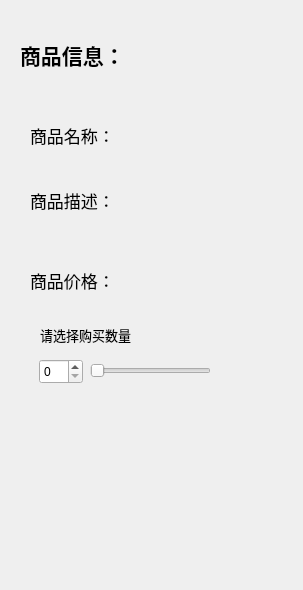
<?xml version="1.0" encoding="UTF-8"?>
<ui version="4.0">
 <class>buyWidget</class>
 <widget class="QDialog" name="buyWidget">
  <property name="geometry">
   <rect>
    <x>0</x>
    <y>0</y>
    <width>303</width>
    <height>590</height>
   </rect>
  </property>
  <property name="windowTitle">
   <string>Dialog</string>
  </property>
  <widget class="QSpinBox" name="spinBox">
   <property name="geometry">
    <rect>
     <x>39</x>
     <y>359</y>
     <width>44</width>
     <height>25</height>
    </rect>
   </property>
  </widget>
  <widget class="QSlider" name="horizontalSlider">
   <property name="geometry">
    <rect>
     <x>90</x>
     <y>360</y>
     <width>121</width>
     <height>21</height>
    </rect>
   </property>
   <property name="orientation">
    <enum>Qt::Horizontal</enum>
   </property>
  </widget>
  <widget class="QLabel" name="label">
   <property name="geometry">
    <rect>
     <x>20</x>
     <y>20</y>
     <width>151</width>
     <height>71</height>
    </rect>
   </property>
   <property name="font">
    <font>
     <pointsize>11</pointsize>
    </font>
   </property>
   <property name="text">
    <string>&lt;html&gt;&lt;head/&gt;&lt;body&gt;&lt;p&gt;&lt;span style=&quot; font-size:16pt; font-weight:700;&quot;&gt;商品信息：&lt;/span&gt;&lt;/p&gt;&lt;/body&gt;&lt;/html&gt;</string>
   </property>
  </widget>
  <widget class="QLabel" name="name">
   <property name="geometry">
    <rect>
     <x>110</x>
     <y>120</y>
     <width>151</width>
     <height>31</height>
    </rect>
   </property>
   <property name="font">
    <font>
     <pointsize>13</pointsize>
    </font>
   </property>
   <property name="text">
    <string/>
   </property>
  </widget>
  <widget class="QLabel" name="description">
   <property name="geometry">
    <rect>
     <x>110</x>
     <y>170</y>
     <width>141</width>
     <height>71</height>
    </rect>
   </property>
   <property name="font">
    <font>
     <pointsize>13</pointsize>
    </font>
   </property>
   <property name="text">
    <string/>
   </property>
  </widget>
  <widget class="QLabel" name="price">
   <property name="geometry">
    <rect>
     <x>110</x>
     <y>260</y>
     <width>141</width>
     <height>41</height>
    </rect>
   </property>
   <property name="font">
    <font>
     <pointsize>13</pointsize>
    </font>
   </property>
   <property name="text">
    <string/>
   </property>
  </widget>
  <widget class="QLabel" name="label_5">
   <property name="geometry">
    <rect>
     <x>40</x>
     <y>320</y>
     <width>171</width>
     <height>31</height>
    </rect>
   </property>
   <property name="text">
    <string>&lt;html&gt;&lt;head/&gt;&lt;body&gt;&lt;p&gt;&lt;span style=&quot; font-size:10pt;&quot;&gt;请选择购买数量&lt;/span&gt;&lt;/p&gt;&lt;/body&gt;&lt;/html&gt;</string>
   </property>
  </widget>
  <widget class="QLabel" name="label_2">
   <property name="geometry">
    <rect>
     <x>30</x>
     <y>120</y>
     <width>101</width>
     <height>31</height>
    </rect>
   </property>
   <property name="font">
    <font>
     <pointsize>13</pointsize>
    </font>
   </property>
   <property name="text">
    <string>商品名称：</string>
   </property>
  </widget>
  <widget class="QLabel" name="label_3">
   <property name="geometry">
    <rect>
     <x>30</x>
     <y>180</y>
     <width>101</width>
     <height>41</height>
    </rect>
   </property>
   <property name="font">
    <font>
     <pointsize>13</pointsize>
    </font>
   </property>
   <property name="text">
    <string>商品描述：</string>
   </property>
  </widget>
  <widget class="QLabel" name="label_4">
   <property name="geometry">
    <rect>
     <x>30</x>
     <y>260</y>
     <width>101</width>
     <height>41</height>
    </rect>
   </property>
   <property name="font">
    <font>
     <pointsize>13</pointsize>
    </font>
   </property>
   <property name="text">
    <string>商品价格：</string>
   </property>
  </widget>
 </widget>
 <resources/>
 <connections/>
</ui>
